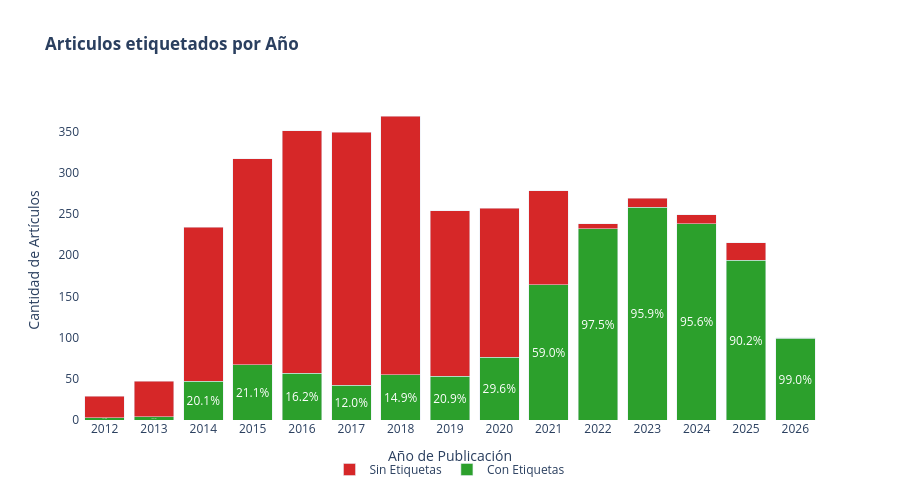

The notebook cell this image was saved under:
### Code cell
#Gráfico de barras apiladas
fig_evo = go.Figure()

# Texto condicional: oculta el porcentaje si la barra es menor al 6% para evitar desbordes
textos_verdes = [f"{p}%" if p > 6 else "" for p in evolucion["pct_con_tag"]]

# Barra inferior: Notas que SÍ tienen tag
fig_evo.add_trace(go.Bar(
    x=evolucion["post_year"],
    y=evolucion["notas_con_tag"],
    name="Con Etiquetas",
    marker_color='#2ca02c',
    text=textos_verdes,
    textposition='inside',
    textangle=0,  # <--- ACÁ ESTÁ EL CAMBIO: 0 para texto horizontal
    insidetextanchor='middle',
    customdata=evolucion["pct_con_tag"],
    hovertemplate="<b>%{x}</b><br>Con etiquetas: %{y} notas (%{customdata}%)<extra></extra>"
))

# Barra superior: Notas SIN tag
fig_evo.add_trace(go.Bar(
    x=evolucion["post_year"],
    y=evolucion["notas_sin_tag"],
    name="Sin Etiquetas",
    marker_color='#d62728',
    customdata=evolucion["pct_sin_tag"],
    hovertemplate="<b>%{x}</b><br>Sin etiquetas: %{y} notas (%{customdata}%)<extra></extra>"
))

fig_evo.update_layout(
    barmode='stack',
    title="<b>Articulos etiquetados por Año</b>",
    xaxis_title="Año de Publicación",
    yaxis_title="Cantidad de Artículos",
    height=500,
    width=900,
    plot_bgcolor='rgba(0,0,0,0)',
    legend=dict(orientation="h", yanchor="bottom", y=-0.2, xanchor="center", x=0.5)
)
fig_evo.update_xaxes(type='category')
fig_evo.write_html(OUTPUT_DIR / "03_evolucion_etiquetado.html")
fig_evo.show()

### Figure 1 — Plotly figure (JSON) as saved in the notebook; plotly's stock layout.template omitted (floating-point values rounded to 4 significant figures)
{"data": [{"customdata": [10.3, 8.5, 20.1, 21.1, 16.2, 12.0, 14.9, 20.9, 29.6, 59.0, 97.5, 95.9, 95.6, 90.2, 99.0], "hovertemplate": "<b>%{x}</b><br>Con etiquetas: %{y} notas (%{customdata}%)<extra></extra>", "insidetextanchor": "middle", "marker": {"color": "#2ca02c"}, "name": "Con Etiquetas", "text": ["10.3%", "8.5%", "20.1%", "21.1%", "16.2%", "12.0%", "14.9%", "20.9%", "29.6%", "59.0%", "97.5%", "95.9%", "95.6%", "90.2%", "99.0%"], "textangle": 0, "textposition": "inside", "type": "bar", "x": [2012, 2013, 2014, 2015, 2016, 2017, 2018, 2019, 2020, 2021, 2022, 2023, 2024, 2025, 2026], "y": [3, 4, 47, 67, 57, 42, 55, 53, 76, 164, 232, 258, 238, 194, 99]}, {"customdata": [89.7, 91.5, 79.9, 78.9, 83.8, 88.0, 85.1, 79.1, 70.4, 41.0, 2.5, 4.1, 4.4, 9.8, 1.0], "hovertemplate": "<b>%{x}</b><br>Sin etiquetas: %{y} notas (%{customdata}%)<extra></extra>", "marker": {"color": "#d62728"}, "name": "Sin Etiquetas", "type": "bar", "x": [2012, 2013, 2014, 2015, 2016, 2017, 2018, 2019, 2020, 2021, 2022, 2023, 2024, 2025, 2026], "y": [26, 43, 187, 250, 294, 307, 314, 201, 181, 114, 6, 11, 11, 21, 1]}], "layout": {"barmode": "stack", "height": 500, "legend": {"orientation": "h", "x": 0.5, "xanchor": "center", "y": -0.2, "yanchor": "bottom"}, "plot_bgcolor": "rgba(0,0,0,0)", "title": {"text": "<b>Articulos etiquetados por Año</b>"}, "width": 900, "xaxis": {"title": {"text": "Año de Publicación"}, "type": "category"}, "yaxis": {"title": {"text": "Cantidad de Artículos"}}}}
